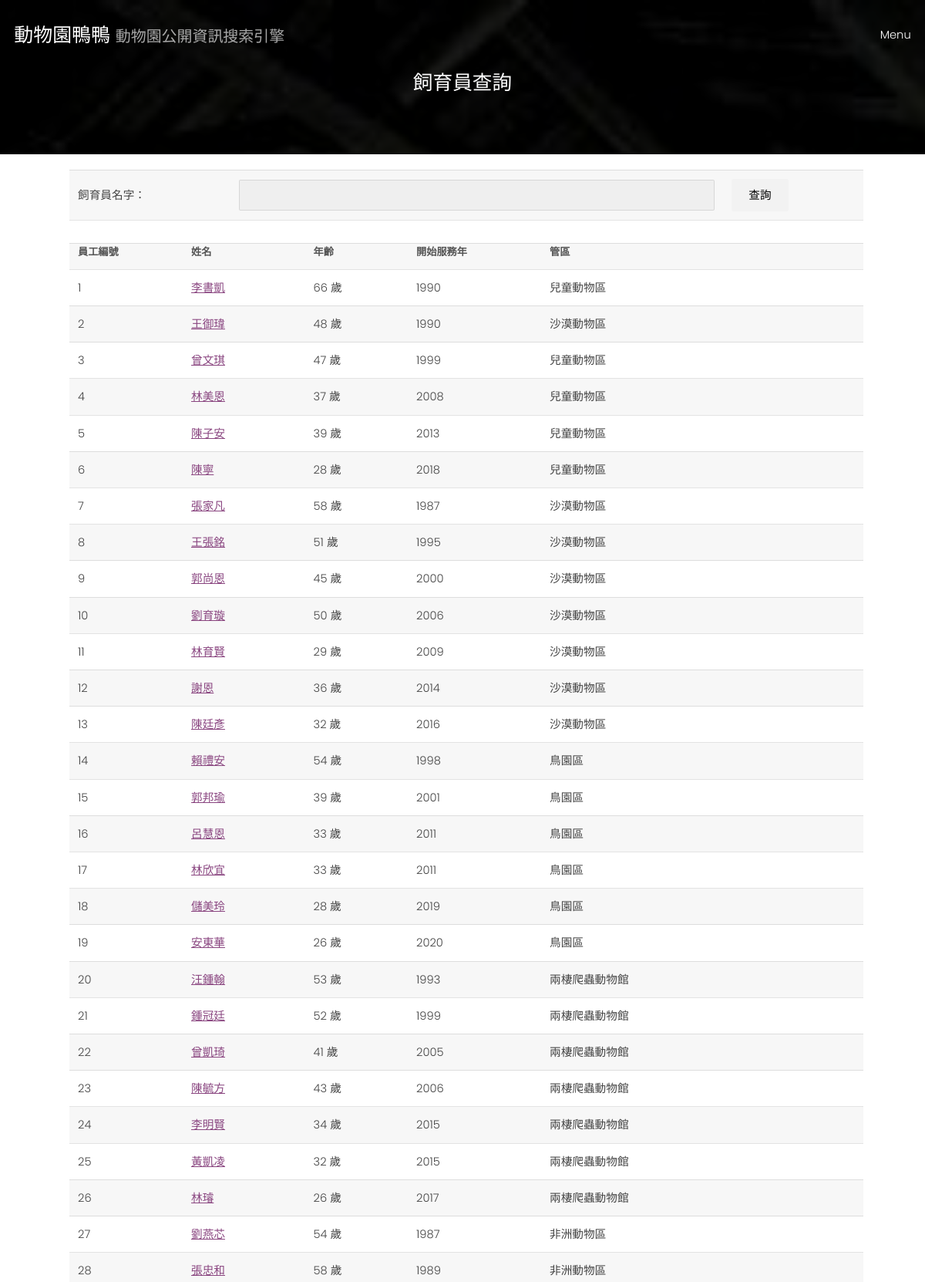
The app's page /search/zookeeper/ (upper part) with its own data.
### zoo_info/models.py (models this page shows)
class Zookeeper(models.Model):
    keeper_id = models.IntegerField(primary_key = True)
    name = models.CharField(max_length = 30)
    join_time = models.IntegerField()
    area_id = models.ForeignKey(Area, on_delete = models.CASCADE)
    birth = models.IntegerField()

class Area(models.Model):
    area_id = models.CharField(max_length = 30, primary_key = True)#
    position = models.CharField(max_length = 30)#
    nearby = models.CharField(max_length = 30)#
    theme = models.CharField(max_length = 30)#
    close_time = models.CharField(max_length = 30)#
    distance = models.FloatField()
    zoo_id = models.ForeignKey(Zoo, on_delete = models.CASCADE)

### zoo_info/views.py (the view)
# urls.py: path('search/zookeeper/', search_zookeeper),
def search_zookeeper(request):
    title = '飼育員查詢'
    current_year = 2021
    if 'zookeeper_name' in request.GET:
        zookeeper_name = request.GET['zookeeper_name']
        zookeeper_info = Zookeeper.objects.filter(name__contains = zookeeper_name)
    else:
        zookeeper_info = Zookeeper.objects.all()
    return render(request, 'zoo_info/search_by/zookeeper.html', locals())

### zoo_info/templatetags/subtract.py (called while the page is built)
@register.filter
def subtract(value, arg):
    return value - arg

### templates/zoo_info/search_by/zookeeper.html (shortened to what this page needs)
{% extends 'base.html' %}
{% block content %}
{%include 'base_search.html'%}
{% load subtract %}
    <div id = "display_format">
        <form>
            <table>
                <tr>
                    <td>飼育員名字：</td>
                    <td><input type="text" required name = 'zookeeper_name'></td>
                    <td><input type ="submit" value="查詢"></td>
                </tr>
            </table>
        </form>
        <table>
            <tr>
                <th>員工編號</th>
                <th>姓名</th>
                <th>年齡</th>
                <th>開始服務年</th>
                <th>管區</th>
            </tr>
            {% for zookeeper in zookeeper_info%}
                <tr>
                    <td>{{zookeeper.keeper_id}}</td>
                    <td><a href = "./{{zookeeper.keeper_id}}/">{{zookeeper.name}}</a></td>
                    <td>{{current_year|subtract:zookeeper.birth}} 歲</td>
                    <td>{{zookeeper.join_time}}</td>
                    <td>{{zookeeper.area_id.theme}}</td>
                </tr>
            {% endfor %}
        </table>
    </div>
{% endblock %}

### static/assets/css/main.css (style rules this page uses)
html, body, div, span, applet, object, iframe, h1, h2, h3, h4, h5, h6, p, blockquote, pre, a, abbr, acronym, address, big, cite, code, del, dfn, em, img, ins, kbd, q, s, samp, small, strike, strong, sub, sup, tt, var, b, u, i, center, dl, dt, dd, ol, ul, li, fieldset, form, label, legend, table, caption, tbody, tfoot, thead, tr, th, td, article, aside, canvas, details, embed, figure, figcaption, footer, header, hgroup, menu, nav, output, ruby, section, summary, time, mark, audio, video { margin: 0; padding: 0; border: 0; font-size: 100%; font: inherit; vertical-align: baseline; }
body { line-height: 1; }
table { border-collapse: collapse; border-spacing: 0; }
body { -webkit-text-size-adjust: none; }
*, *:before, *:after { -moz-box-sizing: border-box; -webkit-box-sizing: border-box; box-sizing: border-box; }
body { -ms-overflow-style: scrollbar; }
body { background: #fff; }
body { background-color: #fff; color: #444; }
body, input, select, textarea { font-family: "Poppins", sans-serif; font-weight: 300; font-size: 1rem; line-height: 1.65; }
a { text-decoration: underline; }
input, select, textarea { color: #555; }
a { color: #8a4680; }
input[type="submit"], input[type="reset"], input[type="button"], button, .button { -moz-appearance: none; -webkit-appearance: none; -ms-appearance: none; appearance: none; -moz-transition: background-color 0.2s ease-in-out, color 0.2s ease-in-out; -webkit-transition: background-color 0.2s ease-in-out, color 0.2s ease-in-out; -ms-transition: background-color 0.2s ease-in-out, color 0.2s ease-in-out; transition: background-color 0.2s ease-in-out, color 0.2s ease-in-out; border-radius: 2px; border: 0; cursor: pointer; display: inline-block; font-weight: 300; height: 2.85rem; line-height: 2.95rem; padding: 0 1.5rem; text-align: center; text-decoration: none; text-transform: uppercase; white-space: nowrap; }
input[type="submit"], input[type="reset"], input[type="button"], button, .button { background-color: #f2f2f2; color: #000 !important; }
form { margin: 0 0 2rem 0; }
input[type="text"], input[type="password"], input[type="email"], select, textarea { -moz-appearance: none; -webkit-appearance: none; -ms-appearance: none; appearance: none; border-radius: 2px; border: none; border: solid 1px; color: inherit; display: block; outline: 0; padding: 0 1rem; text-decoration: none; width: 100%; }
input[type="text"]:invalid, input[type="password"]:invalid, input[type="email"]:invalid, select:invalid, textarea:invalid { box-shadow: none; }
input[type="text"], input[type="password"], input[type="email"], select { height: 2.75rem; }
input[type="text"], input[type="password"], input[type="email"], select, textarea { background: rgba(144, 144, 144, 0.075); border-color: rgba(144, 144, 144, 0.25); }
table { margin: 0 0 2rem 0; width: 100%; }
table tbody tr { border: solid 1px; border-left: 0; border-right: 0; }
table td { padding: 0.75rem 0.75rem; }
table th { font-size: 0.9rem; font-weight: 700; padding: 0 0.75rem 0.75rem 0.75rem; text-align: left; }
table tbody tr { border-color: rgba(144, 144, 144, 0.25); }
table tbody tr:nth-child(2n + 1) { background-color: rgba(144, 144, 144, 0.075); }
table th { color: #555; }
#display_format { margin-top:0px; margin-left:50px; margin-right:50px; margin-bottom:0px; border-radius: 10px; padding: 20px 30px 70px 40px; }

### records on screen
Zookeeper: keeper_id "1", name "李書凱", birth "66", join_time "1990", area_id.theme "兒童動物區"
Zookeeper: keeper_id "2", name "王御瑋", birth "48", join_time "1990", area_id.theme "沙漠動物區"
Zookeeper: keeper_id "3", name "曾文琪", birth "47", join_time "1999", area_id.theme "兒童動物區"
Zookeeper: keeper_id "4", name "林美恩", birth "37", join_time "2008", area_id.theme "兒童動物區"
Zookeeper: keeper_id "5", name "陳子安", birth "39", join_time "2013", area_id.theme "兒童動物區"
Zookeeper: keeper_id "6", name "陳寧", birth "28", join_time "2018", area_id.theme "兒童動物區"
Zookeeper: keeper_id "7", name "張家凡", birth "58", join_time "1987", area_id.theme "沙漠動物區"
Zookeeper: keeper_id "8", name "王張銘", birth "51", join_time "1995", area_id.theme "沙漠動物區"
Zookeeper: keeper_id "9", name "郭尚恩", birth "45", join_time "2000", area_id.theme "沙漠動物區"
Zookeeper: keeper_id "10", name "劉育璇", birth "50", join_time "2006", area_id.theme "沙漠動物區"
Zookeeper: keeper_id "11", name "林育賢", birth "29", join_time "2009", area_id.theme "沙漠動物區"
Zookeeper: keeper_id "12", name "謝恩", birth "36", join_time "2014", area_id.theme "沙漠動物區"
Zookeeper: keeper_id "13", name "陳廷彥", birth "32", join_time "2016", area_id.theme "沙漠動物區"
Zookeeper: keeper_id "14", name "賴禮安", birth "54", join_time "1998", area_id.theme "鳥園區"
Zookeeper: keeper_id "15", name "郭邦瑜", birth "39", join_time "2001", area_id.theme "鳥園區"
Zookeeper: keeper_id "16", name "呂慧恩", birth "33", join_time "2011", area_id.theme "鳥園區"
Zookeeper: keeper_id "17", name "林欣宜", birth "33", join_time "2011", area_id.theme "鳥園區"
Zookeeper: keeper_id "18", name "儲美玲", birth "28", join_time "2019", area_id.theme "鳥園區"
Zookeeper: keeper_id "19", name "安東華", birth "26", join_time "2020", area_id.theme "鳥園區"
Zookeeper: keeper_id "20", name "汪鍾翰", birth "53", join_time "1993", area_id.theme "兩棲爬蟲動物館"
Zookeeper: keeper_id "21", name "鍾冠廷", birth "52", join_time "1999", area_id.theme "兩棲爬蟲動物館"
Zookeeper: keeper_id "22", name "曾凱琦", birth "41", join_time "2005", area_id.theme "兩棲爬蟲動物館"
Zookeeper: keeper_id "23", name "陳毓方", birth "43", join_time "2006", area_id.theme "兩棲爬蟲動物館"
Zookeeper: keeper_id "24", name "李明賢", birth "34", join_time "2015", area_id.theme "兩棲爬蟲動物館"
Zookeeper: keeper_id "25", name "黃凱凌", birth "32", join_time "2015", area_id.theme "兩棲爬蟲動物館"
Zookeeper: keeper_id "26", name "林璿", birth "26", join_time "2017", area_id.theme "兩棲爬蟲動物館"
Zookeeper: keeper_id "27", name "劉燕芯", birth "54", join_time "1987", area_id.theme "非洲動物區"
Zookeeper: keeper_id "28", name "張忠和", birth "58", join_time "1989", area_id.theme "非洲動物區"

### other values on screen
{{ title }} "飼育員查詢"
